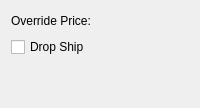
                 <widget class="QWidget" name="_purchaseOrderPage">
                  <layout class="QHBoxLayout" name="horizontalLayout_13">
                   <item>
                    <layout class="QVBoxLayout" name="verticalLayout_8">
                     <item>
                      <layout class="QHBoxLayout" name="horizontalLayout_11">
                       <item>
                        <widget class="QLabel" name="_supplyOverridePriceLit">
                         <property name="text">
                          <string>Override Price:</string>
                         </property>
                         <property name="buddy">
                          <cstring>_supplyOverridePrice</cstring>
                         </property>
                        </widget>
                       </item>
                       <item>
                        <widget class="CurrCluster" name="_supplyOverridePrice">
                         <property name="format">
                          <enum>CurrDisplay::Cost</enum>
                         </property>
                         <property name="currencyEditable" stdset="0">
                          <bool>false</bool>
                         </property>
                         <property name="currencyVisible">
                          <bool>false</bool>
                         </property>
                         <property name="enabled">
                          <bool>true</bool>
                         </property>
                        </widget>
                       </item>
                       <item>
                        <spacer name="horizontalSpacer_4">
                         <property name="orientation">
                          <enum>Qt::Horizontal</enum>
                         </property>
                         <property name="sizeHint" stdset="0">
                          <size>
                           <width>40</width>
                           <height>20</height>
                          </size>
                         </property>
                        </spacer>
                       </item>
                      </layout>
                     </item>
                     <item>
                      <layout class="QHBoxLayout" name="horizontalLayout_12">
                       <item>
                        <widget class="QCheckBox" name="_supplyDropShip">
                         <property name="text">
                          <string>Drop Ship</string>
                         </property>
                        </widget>
                       </item>
                       <item>
                        <spacer name="horizontalSpacer_3">
                         <property name="orientation">
                          <enum>Qt::Horizontal</enum>
                         </property>
                         <property name="sizeHint" stdset="0">
                          <size>
                           <width>40</width>
                           <height>20</height>
                          </size>
                         </property>
                        </spacer>
                       </item>
                      </layout>
                     </item>
                     <item>
                      <spacer name="verticalSpacer_2">
                       <property name="orientation">
                        <enum>Qt::Vertical</enum>
                       </property>
                       <property name="sizeHint" stdset="0">
                        <size>
                         <width>20</width>
                         <height>40</height>
                        </size>
                       </property>
                      </spacer>
                     </item>
                    </layout>
                   </item>
                  </layout>
                 </widget>
